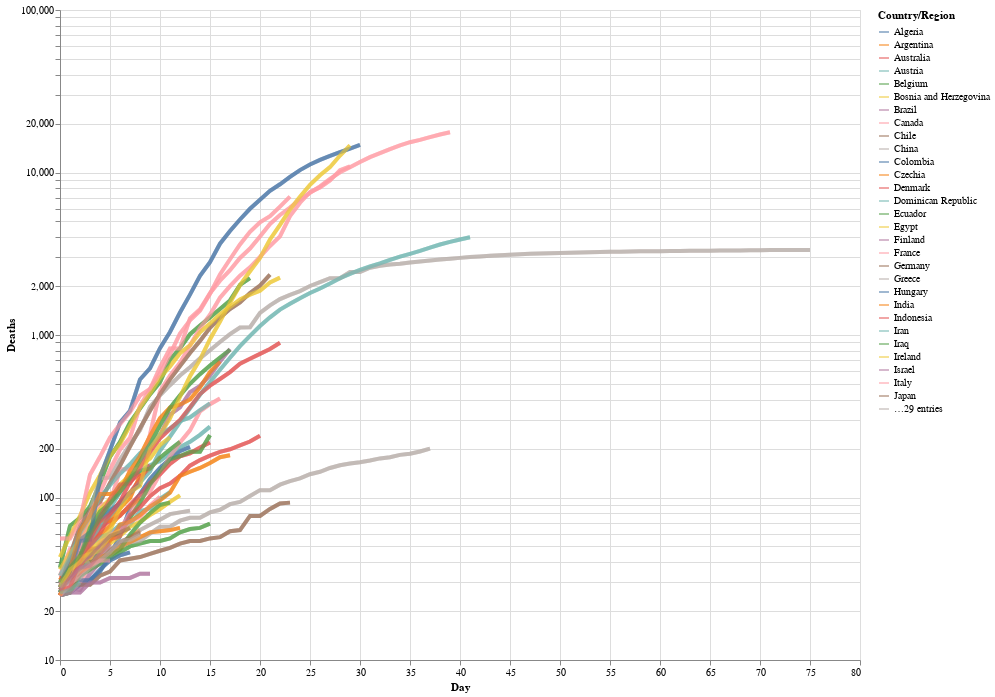

Notebook cell for this chart:
### Markdown cell above
It's great that we could add that useful hover tooltip with one line of code `tooltip=['Country/Region', 'Day','Deaths']`, particularly as it adds such information rich interaction to the chart.
One useful aspect of the NYTimes chart was that, when you hovered over a particular curve, it made it stand out against the other. We're going to do something similar here: in the resulting chart, when you click on a curve, the others turn grey.

**Note:** When first attempting to build this chart, I discovered [here](https://github.com/altair-viz/altair/issues/1552) that "multiple conditional values in one encoding are not allowed by the Vega-Lite spec," which is what Altair uses. For this reason, we build the chart, then an overlay, and then combine them.

### Code cell
# Selection tool
selection = alt.selection_single(fields=['Country/Region'])
# Color change when clicked
color = alt.condition(selection,
                    alt.Color('Country/Region:N'),
                    alt.value('lightgray'))


# Base altair plot 
base = alt.Chart(deaths_long).mark_line(strokeWidth=4, opacity=0.7).encode(
    x=alt.X('Day'),
    y=alt.Y('Deaths', scale=alt.Scale(type='log')),
    color='Country/Region',
    tooltip=['Country/Region', 'Day','Deaths']
).properties(
    width=800,
    height=650
)

# Chart
chart = base.encode(
  color=alt.condition(selection, 'Country/Region:N', alt.value('lightgray'))
).add_selection(
  selection
)

# Overlay
overlay = base.encode(
    color='Country/Region',
  opacity=alt.value(0.5),
  tooltip=['Country/Region:N', 'Name:N']
).transform_filter(
  selection
)

# Sum em up!
chart + overlay

### Figure 1 — Vega-Lite specification as saved in the notebook (floating-point values rounded to 4 significant figures; data arrays with more than 128 entries replaced by an {"elided": "..."} marker saying what was removed)
{"config": {"view": {"continuousWidth": 400, "continuousHeight": 300}}, "layer": [{"mark": {"type": "line", "opacity": 0.7, "strokeWidth": 4}, "encoding": {"color": {"condition": {"type": "nominal", "field": "Country/Region", "selection": "selector001"}, "value": "lightgray"}, "tooltip": [{"type": "nominal", "field": "Country/Region"}, {"type": "quantitative", "field": "Day"}, {"type": "quantitative", "field": "Deaths"}], "x": {"type": "quantitative", "field": "Day"}, "y": {"type": "quantitative", "field": "Deaths", "scale": {"type": "log"}}}, "height": 650, "selection": {"selector001": {"type": "single", "fields": ["Country/Region"]}}, "width": 800}, {"mark": {"type": "line", "opacity": 0.7, "strokeWidth": 4}, "encoding": {"color": {"type": "nominal", "field": "Country/Region"}, "opacity": {"value": 0.5}, "tooltip": [{"type": "nominal", "field": "Country/Region"}, {"type": "nominal", "field": "Name"}], "x": {"type": "quantitative", "field": "Day"}, "y": {"type": "quantitative", "field": "Deaths", "scale": {"type": "log"}}}, "height": 650, "transform": [{"filter": {"selection": "selector001"}}], "width": 800}], "data": {"name": "data-705fdf85bee15db3396a613d0879b254"}, "$schema": "https://vega.github.io/schema/vega-lite/v4.8.1.json", "datasets": {"data-705fdf85bee15db3396a613d0879b254": {"elided": "4524 records"}}}
